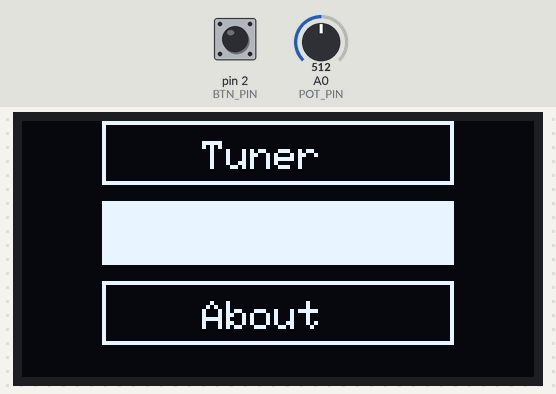
A program run on a simulated Arduino Uno, built with avr-gcc and run on an emulated ATmega328P. On the bench: 128×64 one-colour display. Inputs (shaded band) come from the test bench; at power-on: A0 (POT_PIN) = 512, pin 2 (BTN_PIN) HIGH.

Above: at 2.5 s.
2.6 s: A0 (POT_PIN) set to 663
4.1 s: A0 (POT_PIN) set to 689
At 5.3 s:
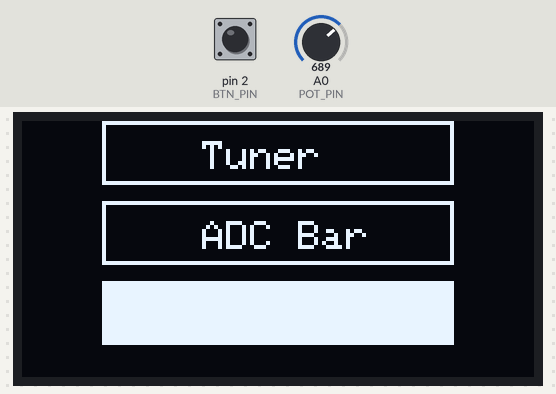
5.6 s: pin 2 (BTN_PIN) pulled LOW for 0.15 s
At 6.7 s:
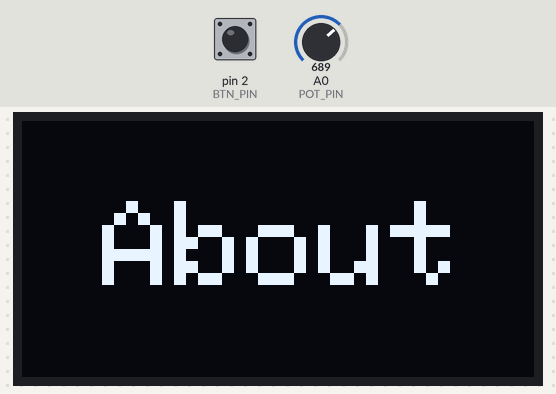
7.3 s: pin 2 (BTN_PIN) pulled LOW for 1 s
At 7.8 s:
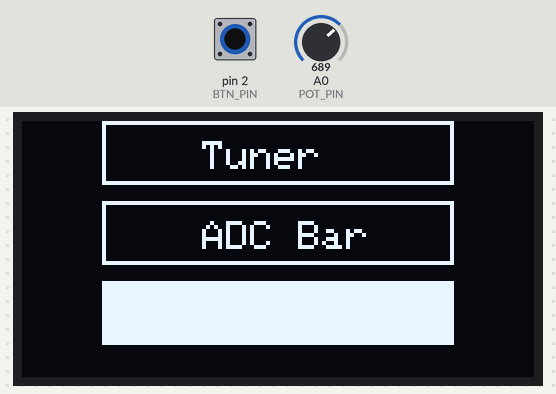
9.8 s: A0 (POT_PIN) set to 1010
11.3 s: A0 (POT_PIN) set to 1023
At 12.6 s:
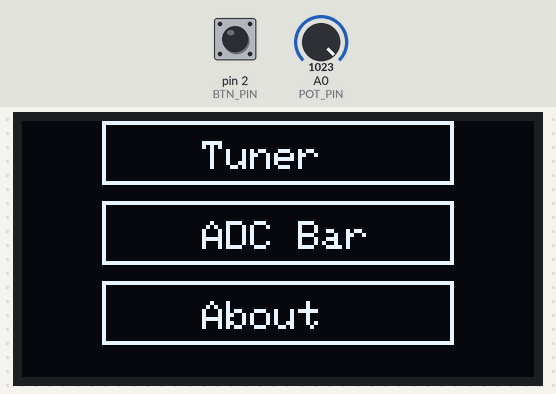
Timing chart, 0 to 13.9 s (numbered marks = the images above; inputs shaded):
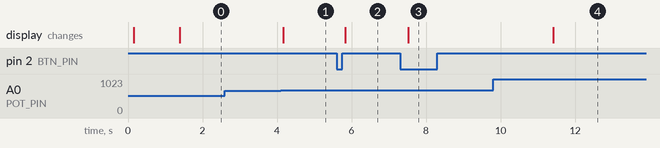

Measured:
- the behaviour switches between 681 and 682 on A0 (POT_PIN) (found by bisection; images 0 and 1)
- the behaviour switches between 1022 and 1023 on A0 (POT_PIN) (found by bisection; images 3 and 4)
- after the input at 2.6 s, every drawn part: stays the same
- after the input at 4.1 s, the display: changes after 0.06 s (image 1)
- after the input at 5.6 s, the display: changes after 0.23 s (image 2)
- after the input at 7.3 s, the display: changes after 0.22 s (image 3)
- after the input at 9.8 s, every drawn part: stays the same
- after the input at 11.3 s, the display: changes after 0.11 s (image 4)

The program:

main.cpp
```cpp
#include <Arduino.h>
#include <Wire.h>            //TWI library      wire.begin(), wire.Setclock(), wire.Wrte, ect
#include <Adafruit_GFX.h>
#include <Adafruit_SSD1306.h>


#define SCREEN_WIDTH 128
#define SCREEN_HEIGHT 64
#define DRAW_H 20
#define DRAW_W 88

static const char* ITEMS[] = {"Tuner", "ADC Bar", "About"};
static const int ITEM_COUNT = sizeof(ITEMS)/sizeof(ITEMS[0]);
#define OLED_RESET -1           // No reset pin on many I2C modules; share MCU reset
#define OLED_ADDR 0x3C

Adafruit_SSD1306 display(SCREEN_WIDTH, SCREEN_HEIGHT, &Wire, OLED_RESET);

const int VREF = 5;
const int ADCMAX = 1023; //may be different on Uno
constexpr int POT_PIN = A0;
constexpr int BTN_PIN = 2;

enum class Page: int{Menu, Tuner, Settings, About};
Page activePage = Page::Menu;
uint8_t menuIndex = 0;

int adcToMenuIndex(int adc) {
  // 3 equal buckets (0..1023) -> 0,1,2 with hysteresis
  static uint8_t sel = 0;
  static int lastChange = 0;
  int div = map(adc, 0, 1023, 0, (int)ITEM_COUNT); // range of 0 to 3

  const int HYST = 30; // ADC counts (~3%), prevents from drastic/shaky changes in OELD
  if (div != sel) {
    if (abs(adc - lastChange) > HYST) { sel = div; lastChange = adc; }
  }
  return sel;
}

void drawMenu(int selected){
    display.clearDisplay();
    display.setTextSize(1);
    //int w = map(raw, 0, ADCMAX, 0, SCREEN_WIDTH);     // remaps v to range of 0-1023 to the width of 0 to screen width
    //w = constrain(w,0,SCREEN_WIDTH);

    for(int i = 0; i < ITEM_COUNT; i++){
        display.drawRect(DRAW_H, 20*i, DRAW_W, 16, SSD1306_WHITE);               // (20,0) -> (20,20) = (+0, +20)
        display.setCursor(45, 5 +(20*i));             // (x,y) -> (0, 5) -> (+0, +20)
        display.print(ITEMS[i]);

        if (i == selected) {
        display.fillRect(DRAW_H, 20*i, DRAW_W, 16, SSD1306_WHITE);
  }
    }

   display.display();
}

void drawTuner(){
    display.clearDisplay();
    display.setTextSize(2);
    display.setCursor(8, 8);
    display.print(F("Tuner"));
    display.display();
    }

void drawBarScreen(){
  int raw = analogRead(A0);
  int w = map(raw, 0, ADCMAX, 0, SCREEN_WIDTH);     // remaps v to range of 0-1023 to the width of 0 to screen width
  w = constrain(w,0,SCREEN_WIDTH);
  display.clearDisplay();
  display.setTextSize(1);
  display.setCursor(0, 0);
  display.print(F("A0: ")); // use F to save RAM on uno
  display.print(raw);

  display.fillRect(0, 20, w, 14, SSD1306_WHITE);
  display.drawRect(0, 20, SCREEN_WIDTH, 14, SSD1306_WHITE); // change w to be affected by potentiometer.
  display.display();
}

void drawSettings(){
    display.clearDisplay();
    display.setTextSize(2);
    display.setCursor(8, 8);
    display.print(F("Settings"));
    display.display();
}

void drawAbout(){
    display.clearDisplay();
    display.setTextSize(3);
    display.setCursor(20,20);
    display.print("About");
    display.display();
}

bool readButtonPressed() {
  static uint32_t lastChange = 0;
  static bool lastStable = false;
  static bool lastRead = true;
  bool raw = digitalRead(BTN_PIN); // true if pressed
  if (raw != lastRead) { lastRead = raw; lastChange = millis(); } ///updates last read time
  if (millis() - lastChange > 15) {  // debounce 15ms
    if (raw != lastStable) { lastStable = raw; return (lastStable == LOW); } // returns true
  }
  return false;
}

void setup() {
  Serial.begin(115200);
  pinMode(BTN_PIN, INPUT_PULLUP);
  Wire.begin();              // SDA and SCLK
  delay(100);

  if(!display.begin(SSD1306_SWITCHCAPVCC, OLED_ADDR)) {
    Serial.println(F("SSD1306 init failed"));
    while (1) {}
  }
  display.clearDisplay();
  display.setTextSize(2);            // 2x scale
  display.setTextColor(SSD1306_WHITE); // monochrome
  display.setCursor(0, 0);
  display.println(F("Hello OLED"));
  display.setTextSize(1);
  display.println(F("Arduino UNO + I^2C"));
  display.display();
  delay(1200);
}

void loop() {
    int raw = analogRead(A0);
    switch(activePage){

    case Page::Menu: {
      // pot only moves HIGHLIGHT, never changes the page:
      menuIndex = adcToMenuIndex(raw);
      drawMenu(menuIndex);
      if (readButtonPressed()) {
        activePage = (menuIndex == 0) ? Page::Tuner
                   : (menuIndex == 1) ? Page::Settings
                                      : Page::About;
      }
    } break;

        case Page:: Tuner:{
            drawTuner();
            if (readButtonPressed()) activePage = Page::Menu;
        } break;

        case Page::Settings:{
            drawBarScreen();
            if(readButtonPressed()) activePage = Page::Menu;

        } break;

        case Page::About:{
            drawAbout();
            if(readButtonPressed()) activePage = Page::Menu;
        } break;

    }
  delay(50);
}
```
